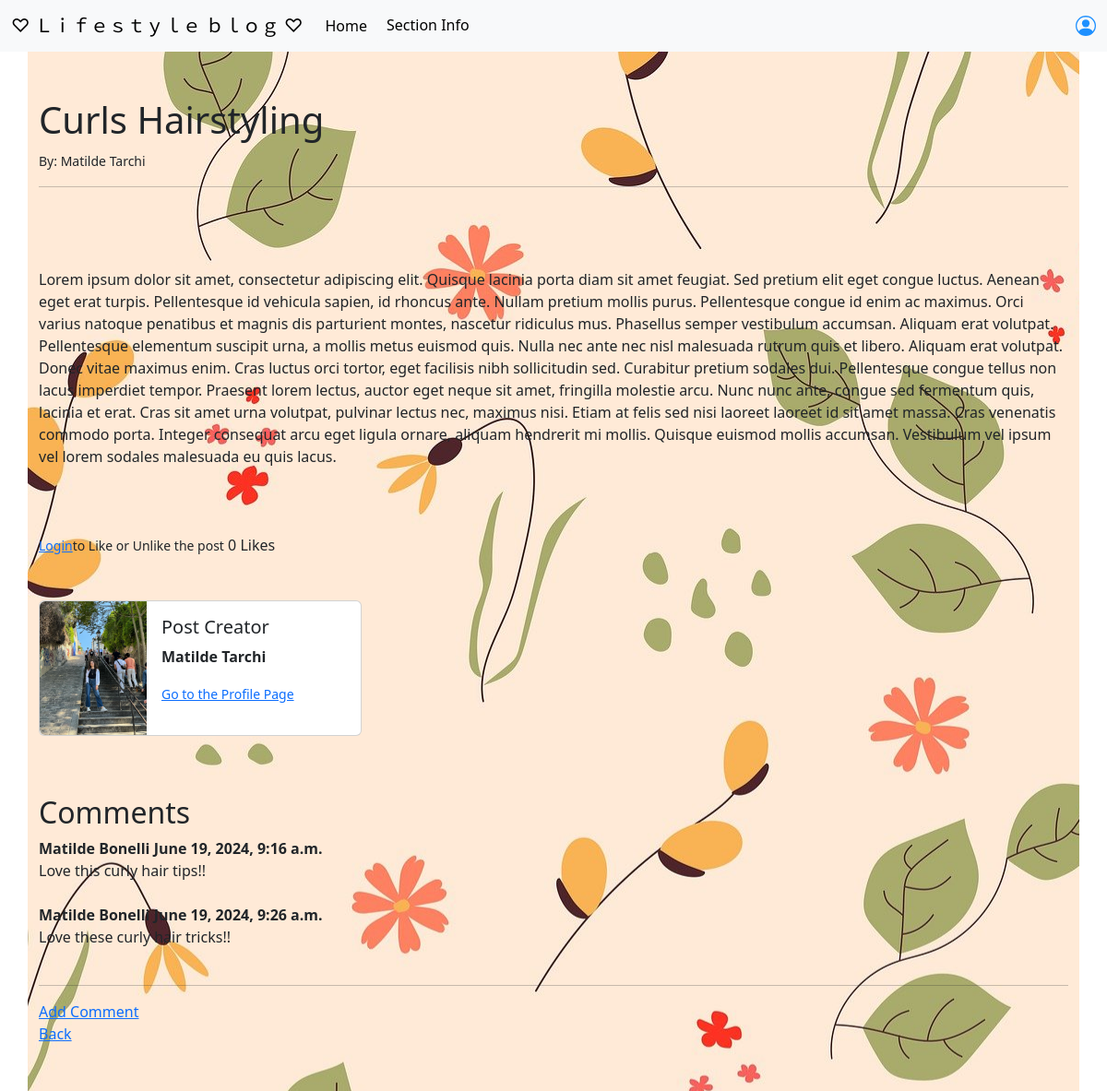
The app's page /article/1 with its own data.
### TheBlog/models.py (models this page shows, shortened)
class Post(models.Model):
    title = models.CharField(max_length=255)
    image = models.ImageField(null=True, blank=True, upload_to='images/')
    title_tag = models.CharField(max_length=255, default="Blog")
    category = models.CharField(max_length=255, default="Blog")
    author = models.ForeignKey(User, on_delete=models.CASCADE)
    description = models.CharField(max_length=255, default="No description")
    body = RichTextField(blank=True, null=True)
    likes = models.ManyToManyField(User, related_name='blog_posts')
    def total_likes(self):
        return self.likes.count()

class Profile(models.Model):
    user = models.OneToOneField(User, null=True, on_delete=models.CASCADE)
    bio = models.TextField()
    profile_image = models.ImageField(null=True, blank=True, upload_to='images/profile/')

class Comment(models.Model):
    post = models.ForeignKey(Post, related_name='comments', on_delete=models.CASCADE)
    name = models.CharField(max_length=255)
    body = models.TextField()
    date_added = models.DateTimeField(auto_now_add=True)

### TheBlog/views.py (the view)
# urls.py: path('article/<int:pk>', ArticleDetailView.as_view(), name='article'),
class ArticleDetailView(DetailView):
    model = Post
    template_name = 'article.html'
    def get_context_data(self, *args, **kwargs):
        liked = False
        cat_menu = Category.objects.all()
        context = super(ArticleDetailView, self).get_context_data(**kwargs)
        cont = get_object_or_404(Post, id=self.kwargs['pk'])
        total_likes = cont.total_likes()
        if cont.likes.filter(id=self.request.user.id).exists():
            liked = True
        context['cat_menu'] = cat_menu
        context['total_likes'] = total_likes
        context['liked'] = liked
        return context

### TheBlog/templates/article.html (shortened to what this page needs)
{% extends 'base.html' %}
{% block content %}
    <h1>{{ post.title }} </h1>
    <small> By: {{ post.author.first_name }}
            {{ post.author.last_name }} </small> <br>
    <hr>
    <br>
    <br><br>
    {{ post.body|safe }}
    <br><br>
    <br><br>
    <form action="{% url 'like_post' post.pk %}" method="POST">
        {% if user.is_authenticated %}
            {% if liked %}
                <button type = "submit" , name = "post_id" , value = "{{ post.id }}" , class ="btn btn-light">
                    <svg xmlns="http://www.w3.org/2000/svg" width="16" height="16" fill="currentColor" class="bi bi-heart" viewBox="0 0 16 16">
                      <path d="m8 2.748-.717-.737C5.6.281 2.514.878 1.4 3.053c-.523 1.023-.641 2.5.314 4.385.92 1.815 2.834 3.989 6.286 6.357 3.452-2.368 5.365-4.542 6.286-6.357.955-1.886.838-3.362.314-4.385C13.486.878 10.4.28 8.717 2.01zM8 15C-7.333 4.868 3.279-3.04 7.824 1.143q.09.083.176.171a3 3 0 0 1 .176-.17C12.72-3.042 23.333 4.867 8 15"></path>
                    </svg>
                </button>
            {% else %}
                <button type = "submit" , name = "post_id" , value = "{{ post.id }}" , class ="btn btn-light">
                    <svg xmlns="http://www.w3.org/2000/svg" width="16" height="16" fill="red" class="bi bi-heart-fill" viewBox="0 0 16 16">
                      <path fill-rule="evenodd" d="M8 1.314C12.438-3.248 23.534 4.735 8 15-7.534 4.736 3.562-3.248 8 1.314"></path>
                    </svg>
                </button>
            {% endif %}
        {% else %}
            <small><a href="{% url 'login' %}">Login</a>to Like or Unlike the post</small>
        {% endif %}
        {{ total_likes }} Likes
    </form>
    <br><br>
    {% if post.author.profile.profile_image %}
        <div class="card mb-3" style="max-width: 350px;">
            <div class="row g-0">
                <div class="col-md-4">
                  <img src="{{ post.author.profile.profile_image.url }}" class="img-fluid rounded-start" alt="...">
                </div>
                <div class="col-md-8">
                  <div class="card-body">
                    <h5 class="card-title">Post Creator</h5>
                      <p class="card-text" style="font-weight: bold"> {{ post.author.first_name }} {{ post.author.last_name }}</p>
                      <p class="card-text"><small class="text-body-secondary"><a href="{% url 'show_profile' post.author.profile.id %}"> Go to the Profile Page </a></small></p>
                  </div>
                </div>
            </div>
        </div>
    {% endif %}
    <br><br>
    <h2> Comments</h2>
    {% if not post.comments.all %}
        There are no Comments yet
        <br><a href="{% url 'add_comment' post.pk %}"> Add a Comment </a>
    {% else %}
        {% for comment in post.comments.all %}
            <strong>
                {{ comment.name }}
                {{ comment.date_added }}
            </strong>
                <br>
                {{ comment.body }}
                <br><br>
        {% endfor %}
        <hr>
        <a href="{% url 'add_comment' post.pk %}"> Add Comment </a>
    {% endif %}
    <br>
    <a href=" {% url 'home' %}"> Back </a>
{% endblock %}

### records on screen
Post: title "Curls Hairstyling", author.first_name "Matilde", author.last_name "Tarchi", body "Lorem ipsum dolor sit amet, consectetur adipiscing elit. Quisque lacinia porta diam sit amet feugiat. Sed pretium elit eget congue luctus. Aenean eget erat turpis. Pellentesque id vehicula sapien, id rhoncus ante. Nullam pretium mollis purus. Pellentesque congue id enim ac maximus. Orci varius natoque penatibus et magnis dis parturient montes, nascetur ridiculus mus. Phasellus semper vestibulum accumsan. Aliquam erat volutpat. Pellentesque elementum suscipit urna, a mollis metus euismod quis. Nulla nec ante nec nisl malesuada rutrum quis et libero. Aliquam erat volutpat. Donec vitae maximus enim. Cras luctus orci tortor, eget facilisis nibh sollicitudin sed. Curabitur pretium sodales dui.…", author.profile.profile_image (picture)
Comment: name "Matilde Bonelli", date_added "June 19, 2024, 9:16 a.m.", body "Love this curly hair tips!!"
Comment: name "Matilde Bonelli", date_added "June 19, 2024, 9:26 a.m.", body "Love these curly hair tricks!!"

### other values on screen
{{ total_likes }} "0"
